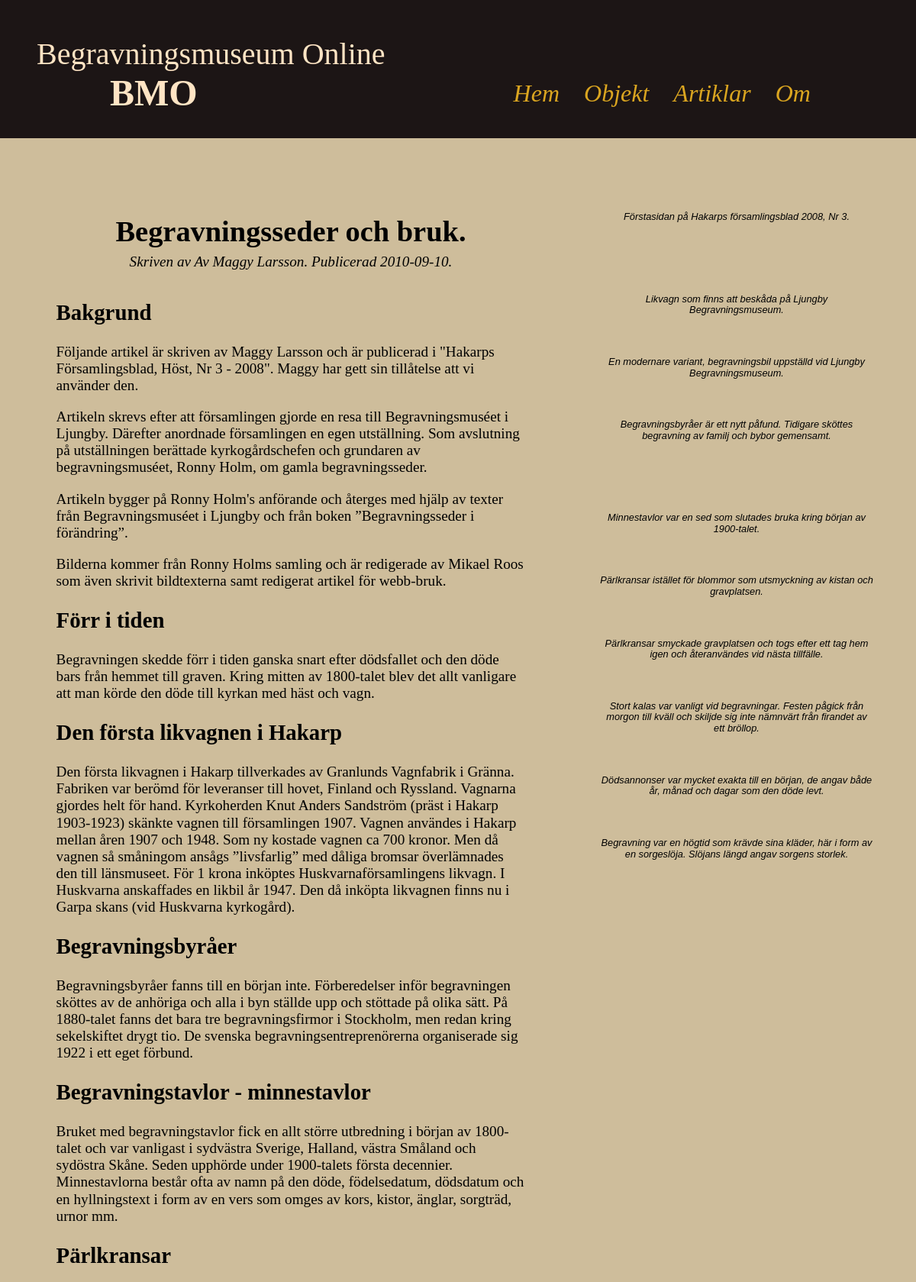
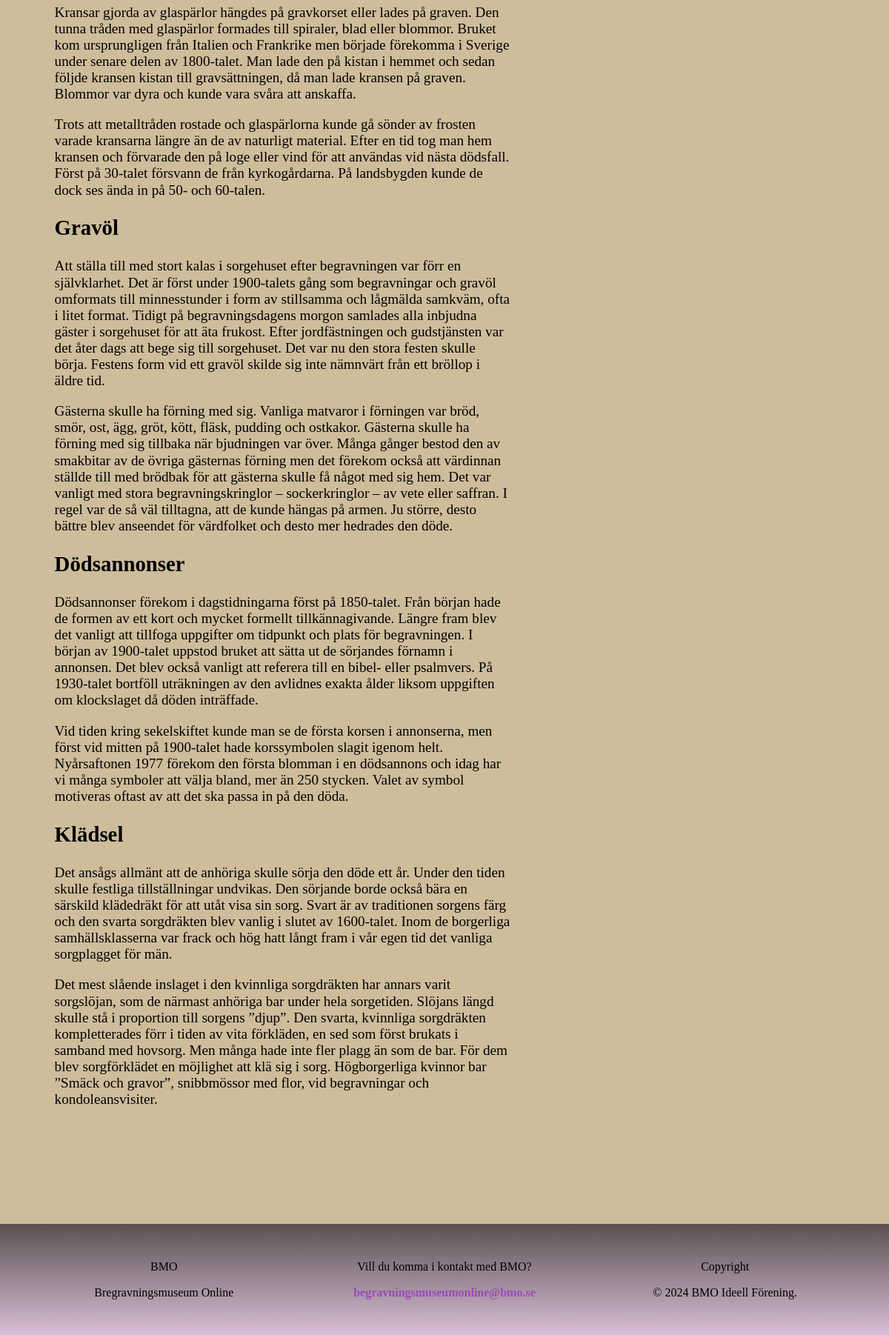
Page /public/fullArticle.php?id=6 on the committed database (2 pictures, top to bottom).
### tables this page shows
CREATE TABLE "Article" ("id" INTEGER PRIMARY KEY  AUTOINCREMENT  NOT NULL  UNIQUE , "category" TEXT, "title" TEXT, "content" TEXT, "author" TEXT, "pubdate" DATETIME NOT NULL  DEFAULT CURRENT_DATE);

### src/functions.php (called while the page is built, shortened)
<?php
function fetchOneRowFromDb(array $list, string $table, int $id, PDO $pdo): ?array
{
    try {
        if (empty($list)) {
            $list = '*';
        } else {
            $list = implode(', ', $list);
        }
        $sql = "SELECT $list FROM $table WHERE id = :id";
        $stmt = $pdo->prepare($sql);
        $stmt->execute([':id' => $id]);
        $row = $stmt->fetch();
        return $row ?: null;
    } catch (Exception $e) {
        echo "Error, please check that all parameters are correct: " . $e->getMessage();
        return null;
    }
}
function fetchFromDb(array $list, string $table, PDO $pdo): array
{
    try {
        $list = empty($list) ? '*' : implode(', ', $list);
        $sql = "SELECT $list FROM $table";
        $stmt = $pdo->prepare($sql);
        $stmt->execute();
        $result = $stmt->fetchAll();
        return $result;
    } catch (Exception $e) {
        echo "Error, please check that all parameters are correct: " . $e->getMessage();
        return [];
    }
}

### public/fullArticle.php (the view, shortened to what this page needs)
<?php
include('../view/head.php');
if (isset($_GET['id'])) {
    $id = $_GET['id'];
} else {
    echo "Inget id specificerad.";
    exit;
}
$filename = "../db/bmo.sqlite";
$pdo = connectToDatabase($filename);
$art = fetchOneRowFromDb(['title', 'content', 'author', 'pubdate'], 'article', $id, $pdo);
$title = $art['title'];
$content = $art['content'];
$author = $art['author'];
$pubdate = $art['pubdate'];
if ($author === 'Av Maggy Larsson') {
    $mags = fetchFromDb(['image', 'caption'], 'maggy', $pdo);
    $photos = [];
    $captions = [];
    foreach ($mags as $row) {
        $photos[] = $row['image'];
        $captions[] = $row['caption'];
    }
    $count = count($photos);
    $magsOutput = "";
    for ($i = 0; $i < $count; $i++) {
        $magsOutput .= "
        <figure>
            <img src='../img/maggy/$photos[$i]' alt=''>
                <figcaption>
                    <p>$captions[$i]</p>
                </figcaption>
        </figure>";
    }
}
?>
    <body>
        <?php
        include('../view/header.php');
        ?>
        <main class="mainFullArticle">
            <?php if ($author === 'Av Maggy Larsson') : ?>
            <div class="twoCols">
                <div class="MaggyArticle">
            <?php endif; ?>
            <div class="article">
                <h1><?= $title ?>.</h1>
                <p class="info">Skriven av <?=$author?>. Publicerad <time datetime="<?= $pubdate ?>"><?= $pubdate ?></time>.</p>
                <p class="articleContent"><?= $content ?></p>
            </div>
            <?php if ($author === 'Av Maggy Larsson') : ?>
                </div>
                <div class="MaggyPhotos">
                <?= $magsOutput ?>
                </div>
            </div>
            <?php endif; ?>
        </main>
    <?php include('../view/footer.php'); ?>
    </body>
</html>

### css/style.css (style rules this page uses)
body { overflow-y: scroll; overflow-x: hidden; background-color: rgb(206, 189, 155); }
main { overflow-x: hidden; background-color: rgb(206, 189, 155); display: flex; flex-direction: column; align-items: center; font-family: Georgia, "Times New Roman", Times, serif; padding-bottom: 4em; margin: 1em; }
figcaption { font-family: Verdana, Geneva, sans-serif; }
.mainFullArticle { word-wrap: break-word; overflow-wrap: break-word; margin: 1em; }
.twoCols { max-width: 100%; }
.MaggyArticle { max-width: 100%; }
.article { overflow-x: hidden; max-width: 90%; }
.mainFullArticle h1 { word-wrap: break-word; overflow-wrap: break-word; }
.MaggyPhotos figure { max-width: 100%; overflow: hidden; margin-top: 1.2em; margin-bottom: 0; padding-bottom: 0.5em; }
.MaggyPhotos figcaption { text-align: center; font-style: italic; font-size: 0.8em; margin-top: 0; padding-top: 0; }
.article h1 { text-align: center; margin-bottom: 0.2em; }
.info { text-align: center; margin-top: 0; font-size: 1em; font-style: italic; margin-bottom: 2em; }
@media (min-width: 768px) { .twoCols { display: flex; flex-direction: row; } }
@media (min-width: 768px) { .MaggyPhotos { width: calc(100% / 16 * 6); margin-top: 3em; } }
@media (min-width: 768px) { .MaggyArticle { display: flex; width: calc(100% / 16 * 10); justify-content: right; } }
@media (min-width: 768px) { .article { max-width: 35em; font-size: 1.2em; margin: 3em; } }

### rows in the picture
article: title "Begravningsseder och bruk", author "Av Maggy Larsson", pubdate "2010-09-10", content "Bakgrund Följande artikel är skriven av Maggy Larsson och är publicerad i \"Hakarps Församlingsblad, Höst, Nr 3 - 2008\". Maggy har gett sin tillåtelse att vi använder den. Artikeln skrevs efter att församlingen gjorde en resa till Begravningsmuséet i Ljungby. Därefter anordnade församlingen en egen utställning. Som avslutning på utställningen berättade kyrkogårdschefen och grundaren av begravningsmuséet, Ronny Holm, om gamla begravningsseder. Artikeln bygger på Ronny Holm's anförande och återges med hjälp av texter från Begravningsmuséet i Ljungby och från boken ”Begravningsseder i förändring”. Bilderna kommer från Ronny Holms samling och är redigerade av Mikael Roos som även skrivit…"

### other values in the picture
$captions[$i] "Förstasidan på Hakarps församlingsblad 2008, Nr 3."
$captions[$i] "Likvagn som finns att beskåda på Ljungby Begravningsmuseum."
$captions[$i] "En modernare variant, begravningsbil uppställd vid Ljungby Begravningsmuseum."
$captions[$i] "Begravningsbyråer är ett nytt påfund. Tidigare sköttes begravning av familj och bybor gemensamt."
$captions[$i] "Minnestavlor var en sed som slutades bruka kring början av 1900-talet."
$captions[$i] "Pärlkransar istället för blommor som utsmyckning av kistan och gravplatsen."
$captions[$i] "Pärlkransar smyckade gravplatsen och togs efter ett tag hem igen och återanvändes vid nästa tillfälle."
$captions[$i] "Stort kalas var vanligt vid begravningar. Festen pågick från morgon till kväll och skiljde sig inte nämnvärt från firandet av ett bröllop."
$captions[$i] "Dödsannonser var mycket exakta till en början, de angav både år, månad och dagar som den döde levt."
$captions[$i] "Begravning var en högtid som krävde sina kläder, här i form av en sorgeslöja. Slöjans längd angav sorgens storlek."
